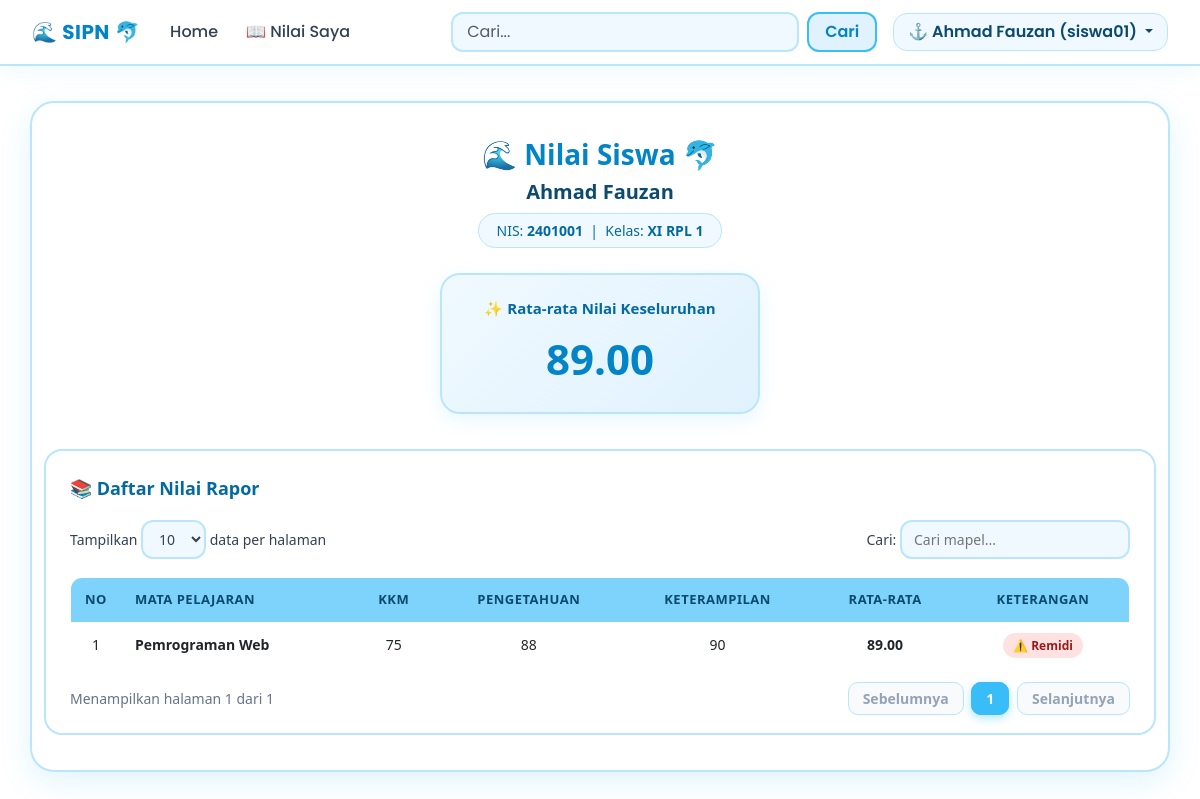
The page /nilai.php (signed in) on the database its author committed.
### tables this page shows
CREATE TABLE `siswa` (
  `id` int NOT NULL,
  `nis` varchar(10) DEFAULT NULL,
  `nama_siswa` varchar(100) DEFAULT NULL,
  `kelas` varchar(10) DEFAULT NULL,
  `jenis_kelamin` enum('L','P') DEFAULT NULL,
  `user_id` int DEFAULT NULL
);

CREATE TABLE `nilai_rapor` (
  `id` int NOT NULL,
  `siswa_id` int DEFAULT NULL,
  `mapel_id` int DEFAULT NULL,
  `nilai_kkm` int DEFAULT NULL,
  `nilai_pengetahuan` int DEFAULT NULL,
  `nilai_keterampilan` int DEFAULT NULL,
  `nilai_akhir` int DEFAULT NULL,
  `Keterangan` varchar(50) DEFAULT NULL
);

CREATE TABLE `mapel` (
  `id` int NOT NULL,
  `kode_mapel` varchar(10) DEFAULT NULL,
  `nama_mapel` varchar(100) DEFAULT NULL,
  `guru_id` int DEFAULT NULL
);

### nilai.php (the view, shortened to what this page needs)
<?php
$koneksi = mysqli_connect("localhost", "root", "", "db_siacad_smk");
$username_login = $_SESSION['username'];
$query_siswa = mysqli_query($koneksi, "SELECT siswa.*, users.username FROM siswa JOIN users ON siswa.user_id = users.id WHERE users.username = '$username_login'");
$siswa = mysqli_fetch_assoc($query_siswa);
$id_siswa = $siswa['id'];
$query_nilai = mysqli_query($koneksi, "SELECT nilai_rapor.*, mapel.nama_mapel FROM nilai_rapor JOIN mapel ON nilai_rapor.mapel_id = mapel.id WHERE nilai_rapor.siswa_id = '$id_siswa'");
$total_rerata = 0;
$jumlah_mapel = 0;
$data_nilai = [];
while ($row = mysqli_fetch_assoc($query_nilai)) {
    $rerata_mapel = ($row['nilai_pengetahuan'] + $row['nilai_keterampilan']) / 2;
    $row['rerata_mapel'] = $rerata_mapel;
    $row['keterangan'] = !empty($row['Keterangan']) ? $row['Keterangan'] : (($rerata_mapel >= $row['nilai_kkm']) ? 'Lulus' : 'Remidi');
    $total_rerata += $rerata_mapel;
    $jumlah_mapel++;
    $data_nilai[] = $row;
}
$rata_rata_keseluruhan = ($jumlah_mapel > 0) ? number_format($total_rerata / $jumlah_mapel, 2) : 0;
?>
<!DOCTYPE html>
<html lang="id">
<head>
    <link href="https://cdn.jsdelivr.net/npm/bootstrap@5.3.0/dist/css/bootstrap.min.css" rel="stylesheet">
</head>
<body>
    <?php include 'nvbar.php'; ?>
<div class="container">
    <div class="text-center">
        <h2 class="page-title">🌊 Nilai Siswa 🐬</h2>
        <div class="student-name"><?php echo htmlspecialchars($siswa['nama_siswa']); ?></div>
        <div class="student-info">
            NIS: <b><?php echo htmlspecialchars($siswa['nis']); ?></b> &nbsp;|&nbsp; Kelas: <b><?php echo htmlspecialchars($siswa['kelas']); ?></b>
        </div>
    </div>
    <div class="card-average">
        <div class="title-avg">✨ Rata-rata Nilai Keseluruhan</div>
        <div class="value-avg"><?php echo $rata_rata_keseluruhan; ?></div>
    </div>
    <div class="table-box">
        <div class="table-title">📚 Daftar Nilai Rapor</div>
        <div class="table-controls">
            <div>
                Tampilkan
                <select>
                    <option value="10">10</option>
                </select>
                data per halaman
            </div>
            <div>
                Cari: <input type="text" placeholder="Cari mapel...">
            </div>
        </div>
        <table>
            <thead>
                <tr>
                    <th style="width: 50px;" class="text-center">No</th>
                    <th>Mata Pelajaran</th>
                    <th class="text-center">KKM</th>
                    <th class="text-center">Pengetahuan</th>
                    <th class="text-center">Keterampilan</th>
                    <th class="text-center">Rata-rata</th>
                    <th class="text-center">Keterangan</th>
                </tr>
            </thead>
            <tbody>
                <?php if (count($data_nilai) > 0): ?>
                    <?php $no = 1; foreach ($data_nilai as $nilai): ?>
                    <tr>
                        <td class="text-center font-weight-bold"><?php echo $no++; ?></td>
                        <td><strong><?php echo htmlspecialchars($nilai['nama_mapel']); ?></strong></td>
                        <td class="text-center"><?php echo htmlspecialchars($nilai['nilai_kkm']); ?></td>
                        <td class="text-center"><?php echo htmlspecialchars($nilai['nilai_pengetahuan']); ?></td>
                        <td class="text-center"><?php echo htmlspecialchars($nilai['nilai_keterampilan']); ?></td>
                        <td class="text-center"><b><?php echo number_format($nilai['rerata_mapel'], 2); ?></b></td>
                        <td class="text-center">
                            <?php if ($nilai['keterangan'] === 'Lulus'): ?>
                                <span class="badge-lulus">✨ Lulus</span>
                            <?php else: ?>
                                <span class="badge-remidi">⚠️ Remidi</span>
                            <?php endif; ?>
                        </td>
                    </tr>
                    <?php endforeach; ?>
                <?php else: ?>
                    <tr>
                        <td colspan="7" class="text-center" style="padding: 25px; color: #64748b;">Belum ada data nilai untuk siswa ini. 🐬</td>
                    </tr>
                <?php endif; ?>
            </tbody>
        </table>
        <div class="pagination-container">
            <div>Menampilkan halaman 1 dari 1</div>
            <div class="pagination-buttons">
                <span style="color: #94a3b8; background: #f8fafc;">Sebelumnya</span>
                <span class="active">1</span>
                <span style="color: #94a3b8; background: #f8fafc;">Selanjutnya</span>
            </div>
        </div>
    </div>
</div>
<?php require_once 'footer.php';?>
</body>
</html>

### nilai.php (style rules this page uses)
body { font-family: 'Poppins', sans-serif; background-color: #e0f2fe; margin: 0; padding: 0 0 40px 0; color: #334155; }
.container { max-width: 950px; background: #ffffff; margin: 35px auto; border: 2px solid #bae6fd; border-radius: 24px; box-shadow: 0 10px 30px rgba(56, 189, 248, 0.15); padding: 35px; }
.text-center { text-align: center; }
h2.page-title { font-size: 28px; font-weight: 700; margin-bottom: 5px; color: #0284c7; }
.student-name { font-size: 20px; font-weight: 700; color: #0c4a6e; margin-bottom: 6px; }
.student-info { font-size: 14px; color: #0369a1; margin-bottom: 25px; background-color: #f0f9ff; display: inline-block; padding: 6px 18px; border-radius: 20px; border: 1.5px solid #bae6fd; }
.card-average { max-width: 320px; margin: 0 auto 35px auto; border: 2px solid #bae6fd; border-radius: 20px; background: linear-gradient(135deg, #f0f9ff, #e0f2fe); text-align: center; padding: 22px; box-shadow: 0 6px 20px rgba(56, 189, 248, 0.12); }
.card-average .title-avg { font-size: 15px; font-weight: 700; color: #0369a1; margin-bottom: 8px; }
.card-average .value-avg { font-size: 42px; font-weight: 700; color: #0284c7; }
.table-box { border: 2px solid #bae6fd; border-radius: 18px; padding: 24px; background: #fff; }
.table-title { font-size: 18px; font-weight: 700; color: #0369a1; margin-bottom: 18px; }
.table-controls { display: flex; justify-content: space-between; align-items: center; margin-bottom: 18px; font-size: 14px; color: #334155; }
.table-controls select, .table-controls input { padding: 7px 12px; border: 2px solid #bae6fd; border-radius: 12px; font-size: 14px; background-color: #f0f9ff; color: #334155; outline: none; transition: all 0.3s ease; }
table { width: 100%; border-collapse: separate; border-spacing: 0; margin-bottom: 18px; font-size: 14px; border-radius: 12px; overflow: hidden; border: 1.5px solid #bae6fd; }
th, td { border-bottom: 1.5px solid #f0f9ff; border-right: 1.5px solid #f0f9ff; padding: 12px 14px; text-align: left; }
th:last-child, td:last-child { border-right: none; }
th { background-color: #7dd3fc !important; color: #0c4a6e; font-weight: 600; font-size: 13px; text-transform: uppercase; letter-spacing: 0.5px; }
.badge-remidi { background-color: #fee2e2; color: #991b1b; padding: 4px 10px; border-radius: 20px; font-weight: 600; font-size: 12px; }
.pagination-container { display: flex; justify-content: space-between; align-items: center; font-size: 14px; color: #64748b; margin-top: 20px; }
.pagination-buttons span { padding: 6px 14px; border: 1.5px solid #bae6fd; border-radius: 10px; background-color: #f0f9ff; margin-left: 4px; font-weight: 600; color: #0284c7; }
.pagination-buttons .active { background-color: #38bdf8; color: #fff; border-color: #38bdf8; box-shadow: 0 3px 10px rgba(56, 189, 248, 0.4); }

### rows shown on the page
siswa: nama_siswa "Ahmad Fauzan", nis "2401001", kelas "XI RPL 1"
nilai_rapor: mapel.nama_mapel "Pemrograman Web", nilai_kkm "75", nilai_pengetahuan "88", nilai_keterampilan "90", nilai_akhir "89.00", Keterangan "⚠️ Remidi"

### other values the page prints
$nama "Ahmad Fauzan"
$username "siswa01"
$rata_rata_keseluruhan "89.00"
